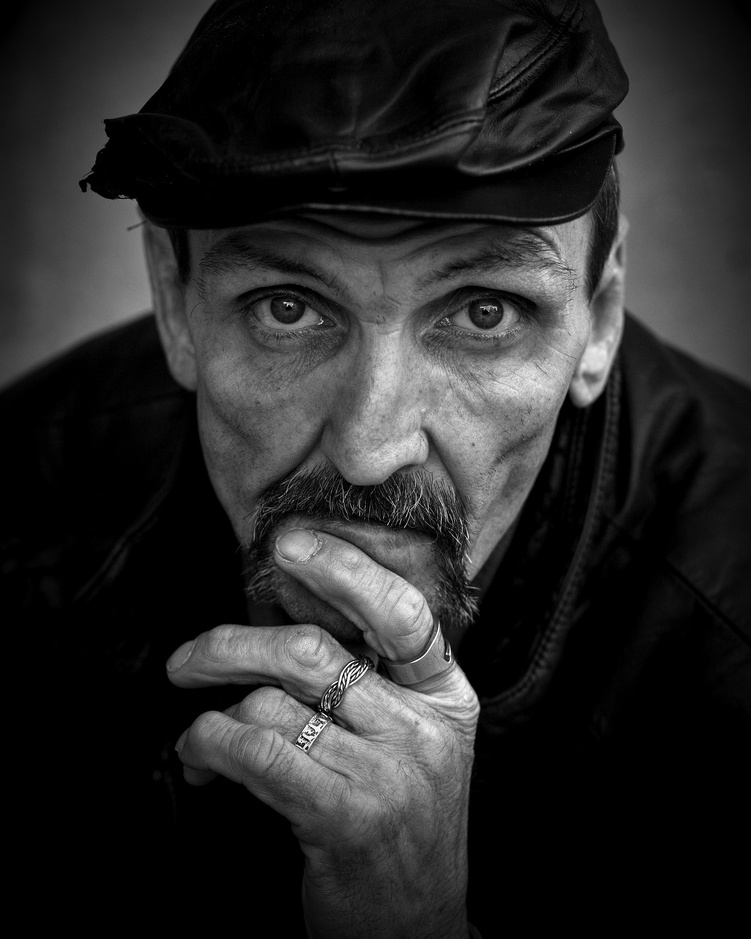
#> input picture Week1/grey.jpg, 751 x 939 px, shrunk from 1536 x 1920 before the run
$ jupyter execute Task2.ipynb
#> lines starting #> are read from the running program, lines starting #| are printed output that depends on the picture; after the words box and inside, x2 and y2 are one past the last pixel; in counts of white or black regions, pixels touching at a corner belong together
[cell 1]
from PIL import Image
import numpy as np
import matplotlib.pyplot as plt

<h1>Load and display a grayscale image</h1>

[cell 2]
image = Image.open("grey.jpg")
#> image is the input picture: PIL image 751x939 L; min 0, max 255, mean 40.2

[cell 3]
plt.subplot(1, 3, 1)
plt.imshow(image, cmap="grey")
plt.show()

<h1>Extract and display the middle section of the image (150 pixels)</h1>

[cell 4]
image_array = np.array(image)

[cell 5]
h, w = image_array.shape
#> h = 939; w = 751

center_h = h // 2
#> center_h = 469
center_w = w // 2
#> center_w = 375

[cell 6]
center_h, center_w
#> Out = (469, 375)

[cell 7]
center_crop = image_array[center_h - 75 : center_h + 75, center_w - 75 : center_w + 75]
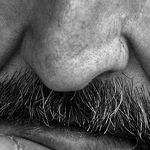
#> center_crop: shape (150, 150); min 0, max 233, mean 92.3

[cell 8]
center_crop

[cell 9]
plt.imshow(center_crop, cmap="gray")
plt.show()

<h1>Apply a simple threshold to the image (e.g., set all pixel values below 100 to 0)</h1>

[cell 10]
binary_image = np.where(image_array < 100, 0, 255)
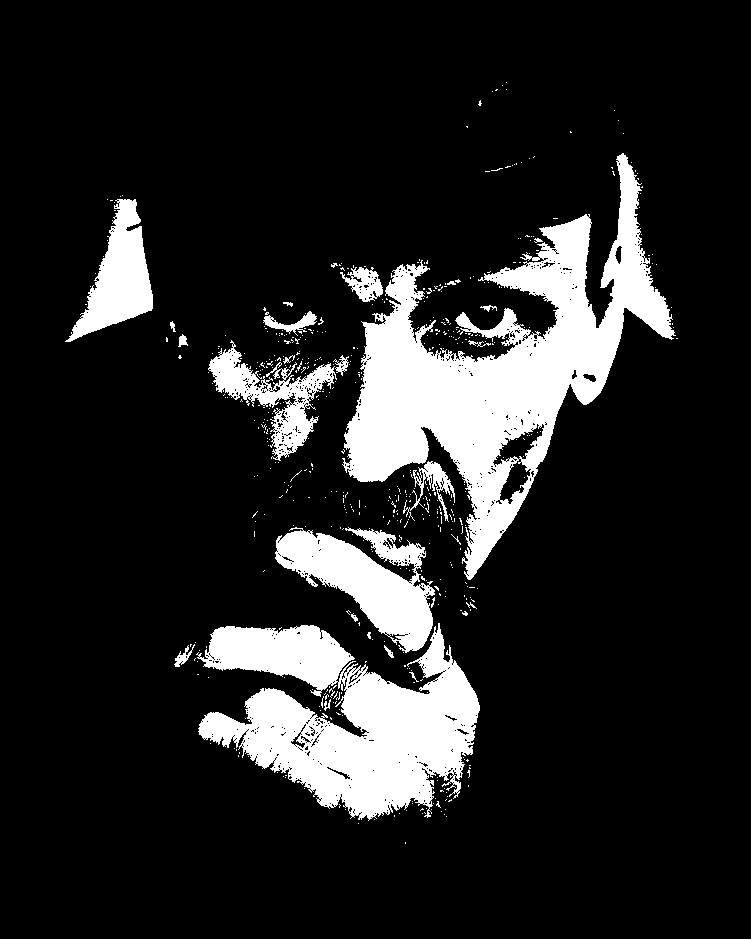
#> binary_image: shape (939, 751) int64; 14.3% white; 542 white regions (516 under 20 px), largest, box (x1, y1, x2, y2) and area: (342, 153, 676, 580) 45333, (196, 623, 480, 821) 31169, (275, 527, 435, 653) 9547

[cell 11]
plt.imshow(binary_image, cmap="gray")
plt.show()

<h1>Rotate the image 90 degrees clockwise and display the result</h1>

[cell 12]
rotated_image = image.rotate(-90, expand=True)
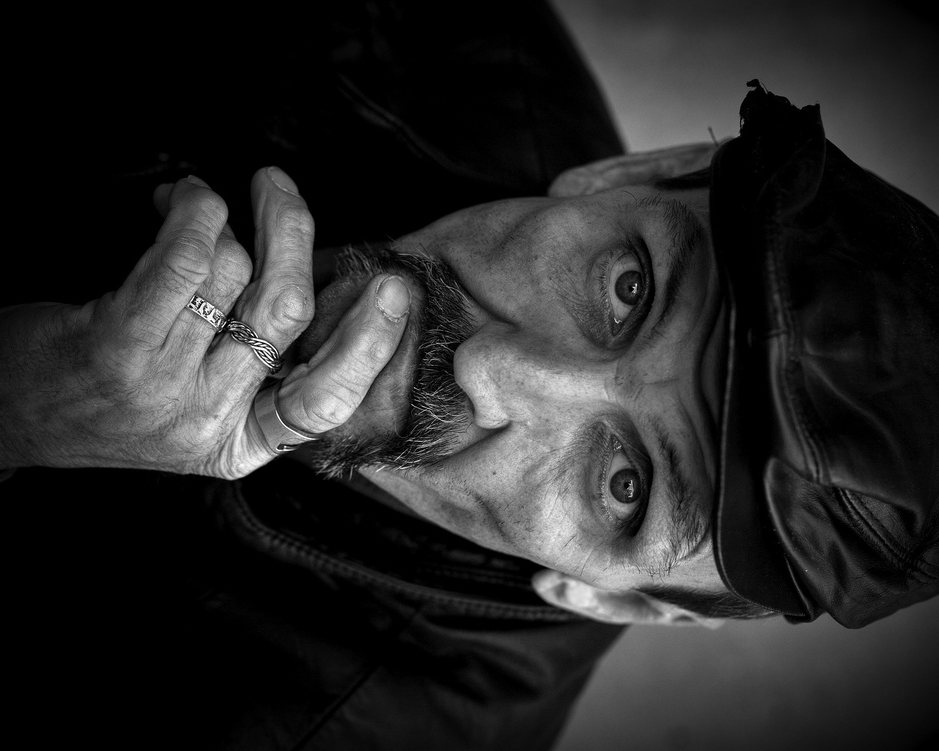
#> rotated_image: PIL image 939x751 L; min 0, max 255, mean 40.2

[cell 13]
plt.imshow(rotated_image, cmap="gray")
plt.show()

<h1>Convert the grayscale image to an RGB image</h1>

[cell 14]
rgb_image = np.stack((image_array,) * 3, axis=-1)
